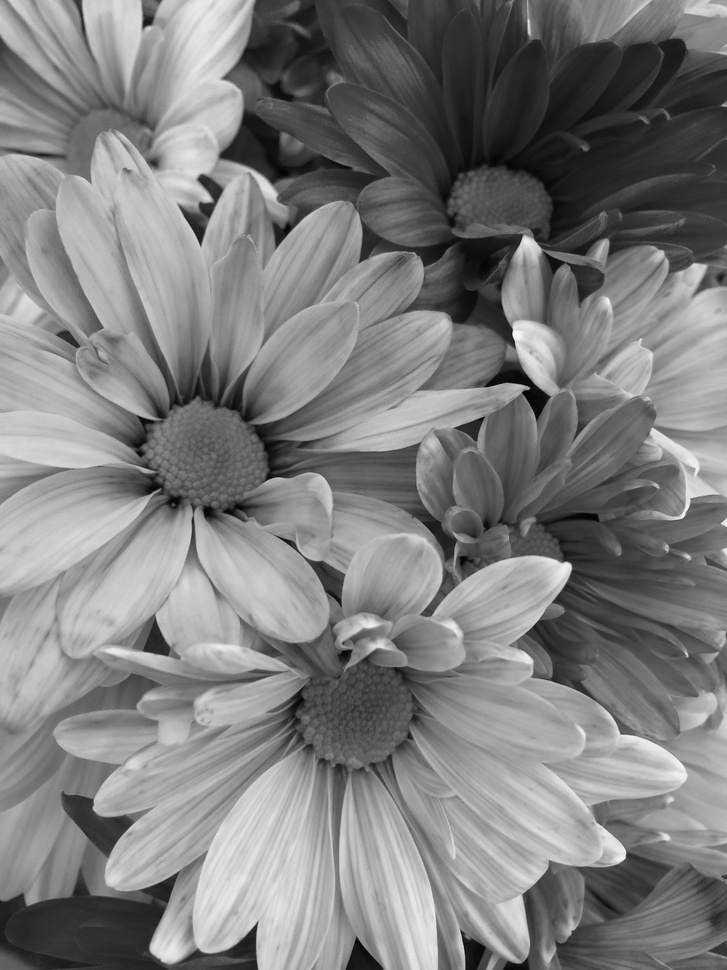
#> input picture Data/Output/grayscaled-image.jpg, 727 x 970 px, shrunk from 2448 x 3264 before the run
$ python binary.py
#> lines starting #> are read from the running program, lines starting #| are printed output that depends on the picture; after the words box and inside, x2 and y2 are one past the last pixel; in counts of white or black regions, pixels touching at a corner belong together
### utils.py
import os

# Caminho relativo das pastas de entrada e saída de imagens
INPUT_DIR = os.path.join('Data', 'Input')
OUTPUT_DIR = os.path.join('Data', 'Output')
BINARY_DIR = os.path.join('Data', 'BinaryImage')


def in_file(filename):
    return os.path.join(INPUT_DIR, filename)

def out_file(filename):
#> further down, img is the input picture: PIL image 727x970 RGB; min 0, max 252, mean 126
    return os.path.join(OUTPUT_DIR, filename)

def binary_file(filename):
    return os.path.join(BINARY_DIR, filename)

### binary.py
from PIL import Image
from utils import out_file, binary_file

def binary(grayscaled):
    w, h = grayscaled.size
#> w = 727; h = 970
    img = Image.new("RGB", (w, h))
#> img: PIL image 727x970 RGB; every value is 0
    limiar = 128

    for x in range(w):
        for y in range(h):
            pxl = grayscaled.getpixel((x, y))
            if pxl[0] > limiar:
                lum = 255
            else:
                lum = 0
            img.putpixel((x, y), (lum, lum, lum))
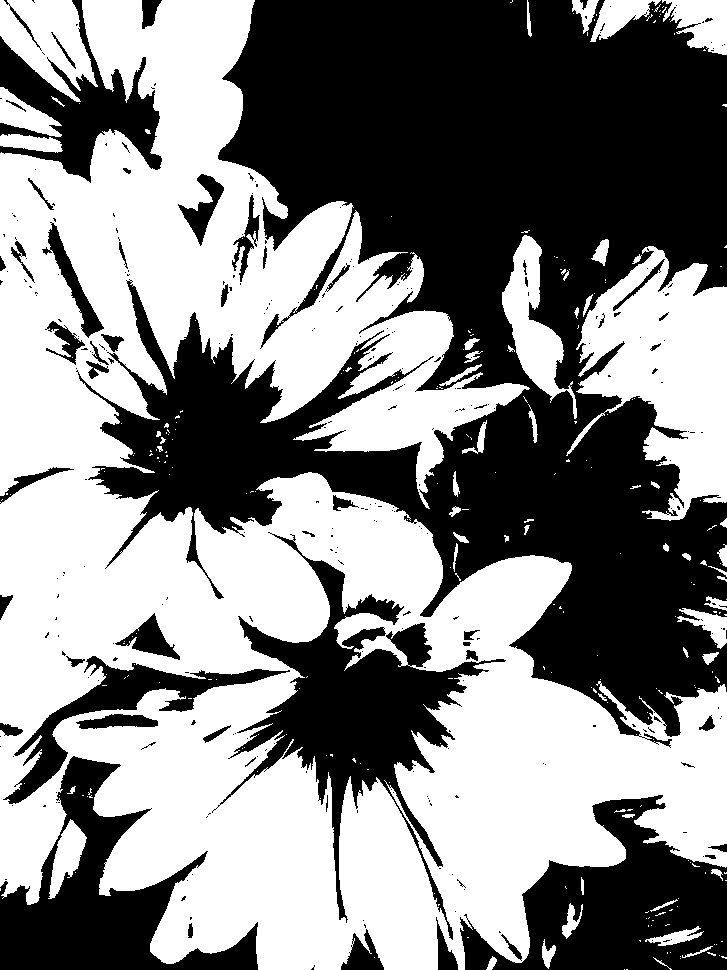
#> img: PIL image 727x970 RGB; 52.6% white; 303 black regions (246 under 20 px), largest, box (x1, y1, x2, y2) and area: (76, 0, 727, 748) 232581, (212, 532, 506, 940) 27378, (460, 795, 727, 970) 23936
    return img


if __name__ == "__main__":
    img = Image.open(out_file("grayscaled-image.jpg"))
    binary(img).save(binary_file("binary-image.jpg"))
